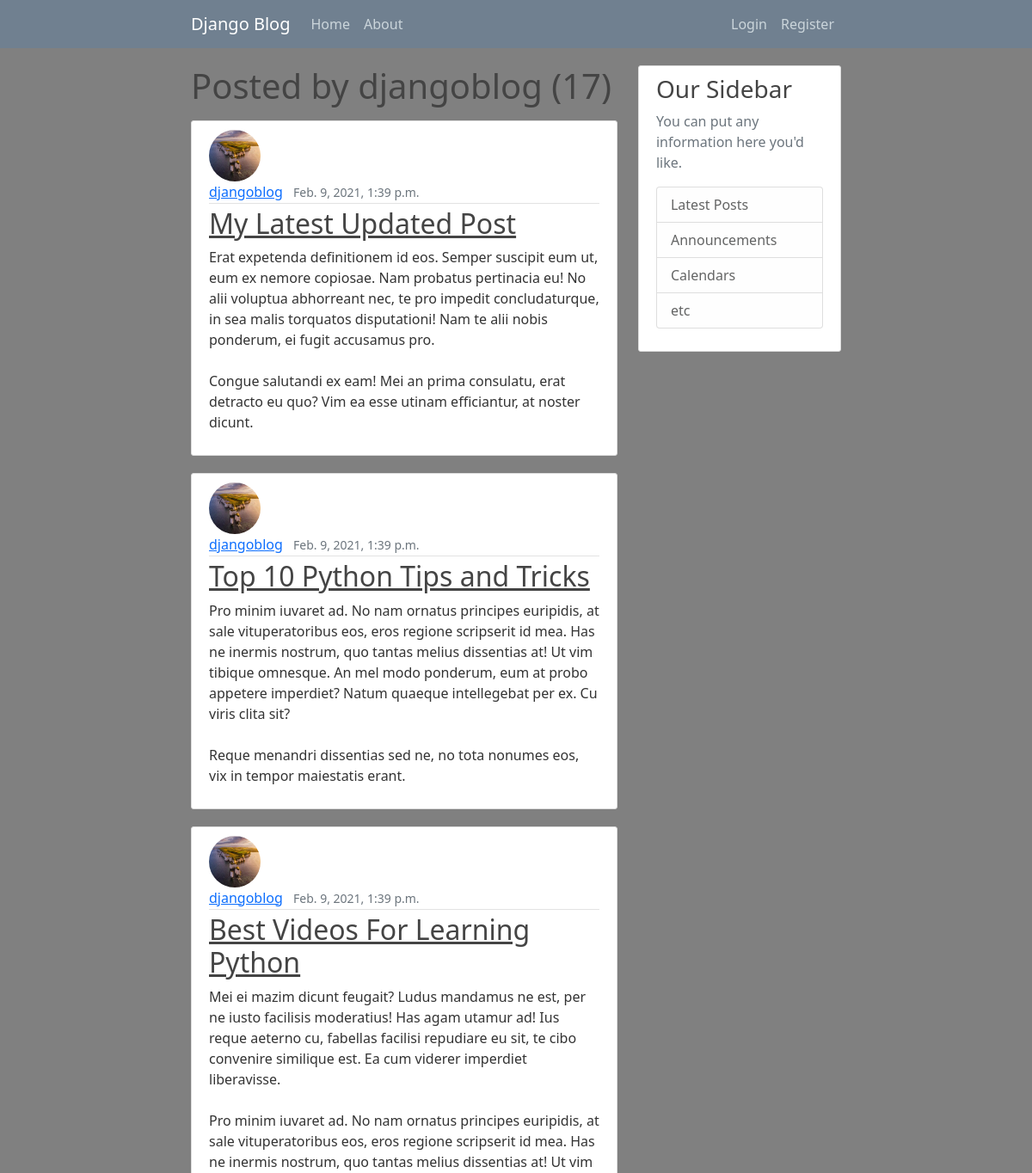
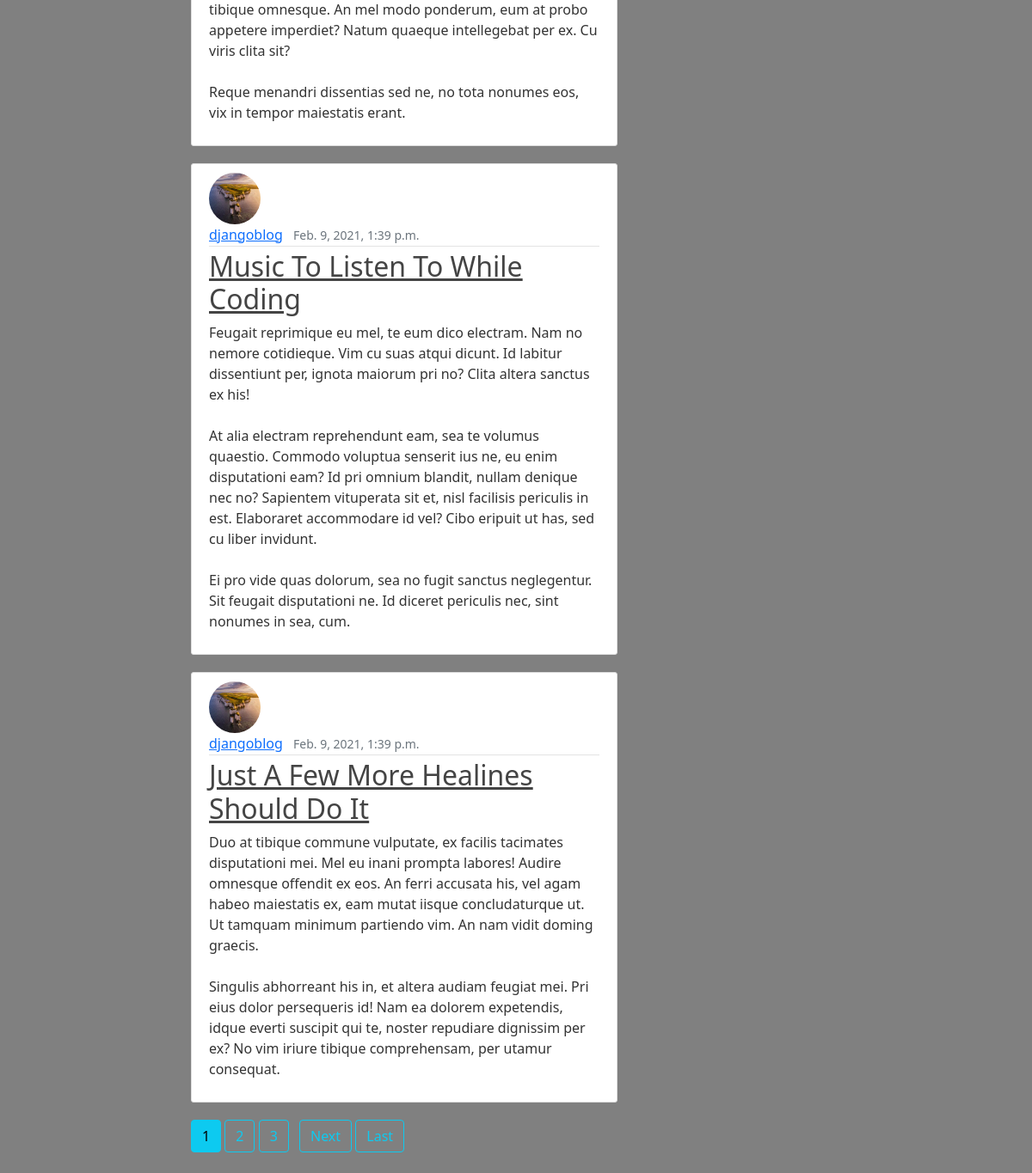
The app's page /post/user-posts/djangoblog/ with its own data (2 pictures, top to bottom).
### blog/models.py (models this page shows, shortened)
class Post(models.Model):
    title = models.CharField(max_length=100)
    content = models.TextField()
    date_posted = models.DateTimeField(default=timezone.now)
    author = models.ForeignKey(User, on_delete=models.CASCADE)

### users/models.py (models this page shows, shortened)
class Profile(models.Model):
    user = models.OneToOneField(User, on_delete=models.CASCADE)
    image = models.ImageField(default='default.jpg', upload_to='profile_pics')

### blog/views.py (the view)
# urls.py: path('post/user-posts/<str:username>/', views.UserPostListView.as_view(), name='user-posts'),
class UserPostListView(ListView):
    model = Post
    template_name='blog/user_posts.html'
    context_object_name = 'posts'
    paginate_by = 5
    def get_queryset(self):
        user = get_object_or_404(User, username=self.kwargs.get('username'))
        return Post.objects.filter(author=user).order_by('-date_posted')

### blog/templates/blog/user_posts.html (shortened to what this page needs)
{% extends "blog/base.html" %}
{% block content %}
    <h1 class="mb-3">Posted by {{ view.kwargs.username }} ({{ page_obj.paginator.count }})</h1>
    {% for post in posts %}
        <article class="media content-section">
            <img class="rounded-circle article-img" src="{{ post.author.profile.image.url }}">
            <div class="media-body">
                <div class="article-metadata">
                    <a class="me-2" href="{% url 'user-posts' post.author.username %}">{{ post.author }}</a>
                    <small class="text-muted">{{ post.date_posted }}</small>
                </div>
                <h2><a class="article-title" href="{% url 'post-detail' post.id %}">{{ post.title }}</a></h2>
                <p class="article-content">{{ post.content }}</p>
            </div>
        </article>
    {% endfor %}
    {% if is_paginated %}
        {% for num in page_obj.paginator.page_range %}
            {% if num == page_obj.number %}
                <a href="?page={{ num }}" class="btn btn-info mb-4">{{ num }}</a>
            {% elif num > page_obj.number|add:'-3' and num < page_obj.number|add:'3' %}
                <a href="?page={{ num }}" class="btn btn-outline-info mb-4">{{ num }}</a>
            {% endif %}
        {% endfor %}
        {% if page_obj.has_next %}
            <a href="?page={{ page_obj.next_page_number }}" class="btn btn-outline-info mb-4 ms-2">Next</a>
            <a href="?page={{ page_obj.paginator.num_pages }}" class="btn btn-outline-info mb-4">Last</a>
        {% endif %}
    {% endif %}
{% endblock content %}

### blog/static/blog/main.css (style rules this page uses)
body { background: grey; color: #333333; }
h1, h2, h3, h4, h5, h6 { color: #444444; }
.media-body { display: inline-block; }
.content-section { background: #ffffff; padding: 10px 20px; border: 1px solid #dddddd; border-radius: 3px; margin-bottom: 20px; }
.article-title { color: #444444; }
.article-content { white-space: pre-line; }
.article-img { height: 60px; width: 60px; margin-right: 16px; vertical-align: top; }
.article-metadata { padding-bottom: 1px; margin-bottom: 4px; border-bottom: 1px solid #e3e3e3 }

### records on screen
Post: author.profile.image (picture), author "djangoblog", date_posted "Feb. 9, 2021, 1:39 p.m.", title "My Latest Updated Post", content "Erat expetenda definitionem id eos. Semper suscipit eum ut, eum ex nemore copiosae. Nam probatus pertinacia eu! No alii voluptua abhorreant nec, te pro impedit concludaturque, in sea malis torquatos disputationi! Nam te alii nobis ponderum, ei fugit accusamus pro. Congue salutandi ex eam! Mei an prima consulatu, erat detracto eu quo? Vim ea esse utinam efficiantur, at noster dicunt."
Post: author.profile.image (picture), author "djangoblog", date_posted "Feb. 9, 2021, 1:39 p.m.", title "Top 10 Python Tips and Tricks", content "Pro minim iuvaret ad. No nam ornatus principes euripidis, at sale vituperatoribus eos, eros regione scripserit id mea. Has ne inermis nostrum, quo tantas melius dissentias at! Ut vim tibique omnesque. An mel modo ponderum, eum at probo appetere imperdiet? Natum quaeque intellegebat per ex. Cu viris clita sit? Reque menandri dissentias sed ne, no tota nonumes eos, vix in tempor maiestatis erant."
Post: author.profile.image (picture), author "djangoblog", date_posted "Feb. 9, 2021, 1:39 p.m.", title "Best Videos For Learning Python", content "Mei ei mazim dicunt feugait? Ludus mandamus ne est, per ne iusto facilisis moderatius! Has agam utamur ad! Ius reque aeterno cu, fabellas facilisi repudiare eu sit, te cibo convenire similique est. Ea cum viderer imperdiet liberavisse. Pro minim iuvaret ad. No nam ornatus principes euripidis, at sale vituperatoribus eos, eros regione scripserit id mea. Has ne inermis nostrum, quo tantas melius dissentias at! Ut vim tibique omnesque. An mel modo ponderum, eum at probo appetere imperdiet? Natum quaeque intellegebat per ex. Cu viris clita sit? Reque menandri dissentias sed ne, no tota nonumes eos, vix in tempor maiestatis erant."
Post: author.profile.image (picture), author "djangoblog", date_posted "Feb. 9, 2021, 1:39 p.m.", title "Music To Listen To While Coding", content "Feugait reprimique eu mel, te eum dico electram. Nam no nemore cotidieque. Vim cu suas atqui dicunt. Id labitur dissentiunt per, ignota maiorum pri no? Clita altera sanctus ex his! At alia electram reprehendunt eam, sea te volumus quaestio. Commodo voluptua senserit ius ne, eu enim disputationi eam? Id pri omnium blandit, nullam denique nec no? Sapientem vituperata sit et, nisl facilisis periculis in est. Elaboraret accommodare id vel? Cibo eripuit ut has, sed cu liber invidunt. Ei pro vide quas dolorum, sea no fugit sanctus neglegentur. Sit feugait disputationi ne. Id diceret periculis nec, sint nonumes in sea, cum."
Post: author.profile.image (picture), author "djangoblog", date_posted "Feb. 9, 2021, 1:39 p.m.", title "Just A Few More Healines Should Do It", content "Duo at tibique commune vulputate, ex facilis tacimates disputationi mei. Mel eu inani prompta labores! Audire omnesque offendit ex eos. An ferri accusata his, vel agam habeo maiestatis ex, eam mutat iisque concludaturque ut. Ut tamquam minimum partiendo vim. An nam vidit doming graecis. Singulis abhorreant his in, et altera audiam feugiat mei. Pri eius dolor persequeris id! Nam ea dolorem expetendis, idque everti suscipit qui te, noster repudiare dignissim per ex? No vim iriure tibique comprehensam, per utamur consequat."

### other values on screen
{{ view.kwargs.username }} "djangoblog"
{{ page_obj.paginator.count }} "17"
{{ num }} "1"
{{ num }} "2" "3"
